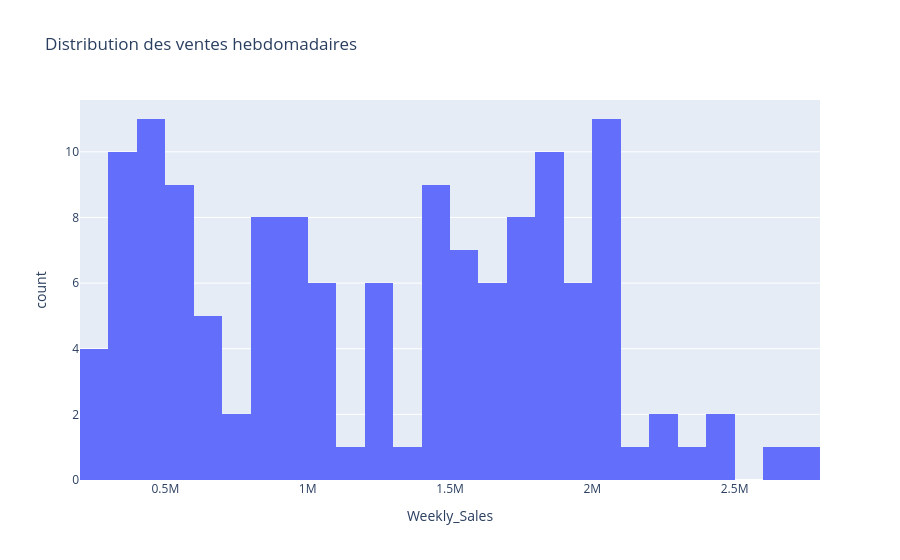

Notebook cell for this chart:
### Code cell
px.histogram(df, x="Weekly_Sales", nbins=30,
             title="Distribution des ventes hebdomadaires")

### Figure 1 — Plotly figure (JSON) as saved in the notebook; plotly's stock layout.template omitted (floating-point values rounded to 4 significant figures; data arrays with more than 128 entries replaced by an {"elided": "..."} marker saying what was removed)
{"data": [{"alignmentgroup": "True", "bingroup": "x", "hovertemplate": "Weekly_Sales=%{x}<br>count=%{y}<extra></extra>", "legendgroup": "", "marker": {"color": "#636efa", "pattern": {"shape": ""}}, "name": "", "nbinsx": 30, "offsetgroup": "", "orientation": "v", "showlegend": false, "type": "histogram", "x": {"elided": "150 float values"}, "xaxis": "x", "yaxis": "y"}], "layout": {"barmode": "relative", "legend": {"tracegroupgap": 0}, "title": {"text": "Distribution des ventes hebdomadaires"}, "xaxis": {"anchor": "y", "domain": [0, 1], "title": {"text": "Weekly_Sales"}}, "yaxis": {"anchor": "x", "domain": [0, 1], "title": {"text": "count"}}}}
